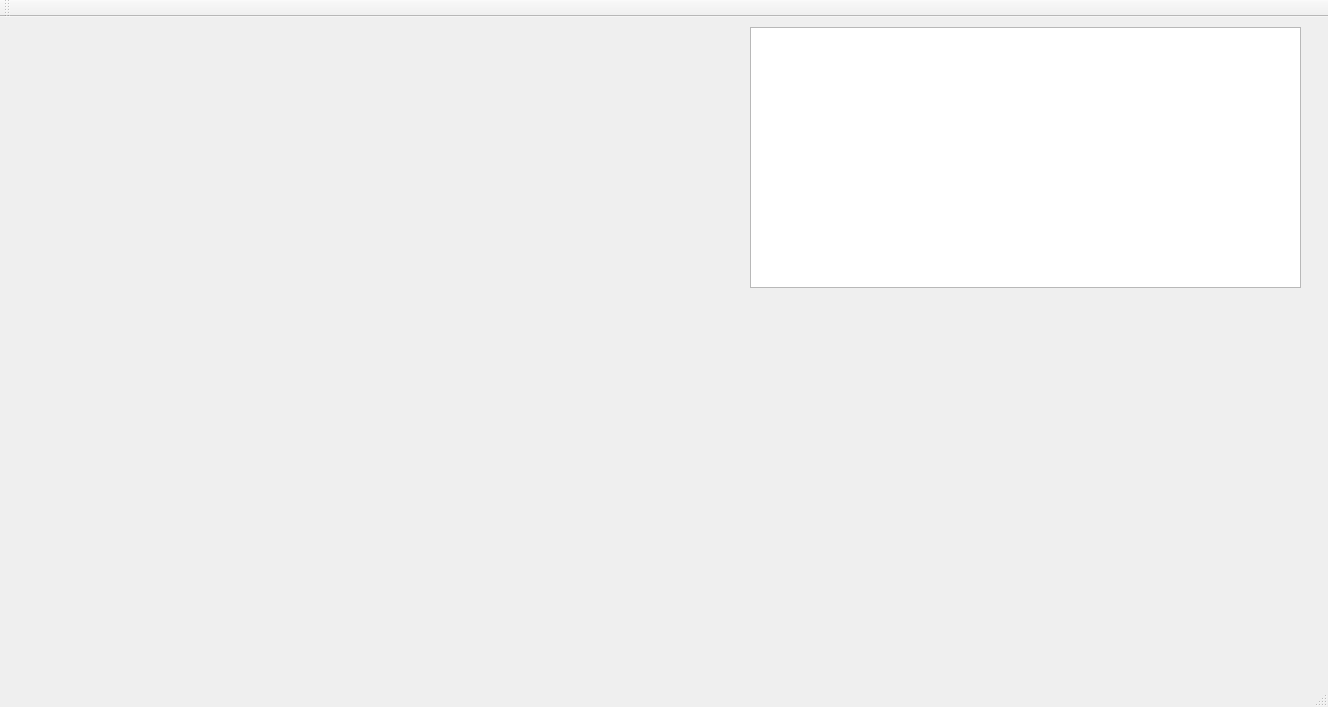
<?xml version="1.0" encoding="UTF-8"?>
<ui version="4.0">
 <class>MainWindow</class>
 <widget class="QMainWindow" name="MainWindow">
  <property name="geometry">
   <rect>
    <x>0</x>
    <y>0</y>
    <width>1328</width>
    <height>707</height>
   </rect>
  </property>
  <property name="windowTitle">
   <string>MainWindow</string>
  </property>
  <widget class="QWidget" name="centralWidget">
   <widget class="QCustomPlot" name="customPlot" native="true">
    <property name="geometry">
     <rect>
      <x>10</x>
      <y>10</y>
      <width>731</width>
      <height>261</height>
     </rect>
    </property>
   </widget>
   <widget class="QTextBrowser" name="textArea">
    <property name="geometry">
     <rect>
      <x>750</x>
      <y>10</y>
      <width>551</width>
      <height>261</height>
     </rect>
    </property>
   </widget>
   <widget class="QCustomPlot" name="spectrePlot" native="true">
    <property name="geometry">
     <rect>
      <x>10</x>
      <y>280</y>
      <width>1291</width>
      <height>351</height>
     </rect>
    </property>
   </widget>
  </widget>
  <widget class="QMenuBar" name="menuBar">
   <property name="geometry">
    <rect>
     <x>0</x>
     <y>0</y>
     <width>1328</width>
     <height>22</height>
    </rect>
   </property>
  </widget>
  <widget class="QToolBar" name="mainToolBar">
   <attribute name="toolBarArea">
    <enum>TopToolBarArea</enum>
   </attribute>
   <attribute name="toolBarBreak">
    <bool>false</bool>
   </attribute>
  </widget>
  <widget class="QStatusBar" name="statusBar"/>
 </widget>
 <layoutdefault spacing="6" margin="11"/>
 <customwidgets>
  <customwidget>
   <class>QCustomPlot</class>
   <extends>QWidget</extends>
   <header>qcustomplot.h</header>
   <container>1</container>
  </customwidget>
 </customwidgets>
 <resources/>
 <connections/>
</ui>
